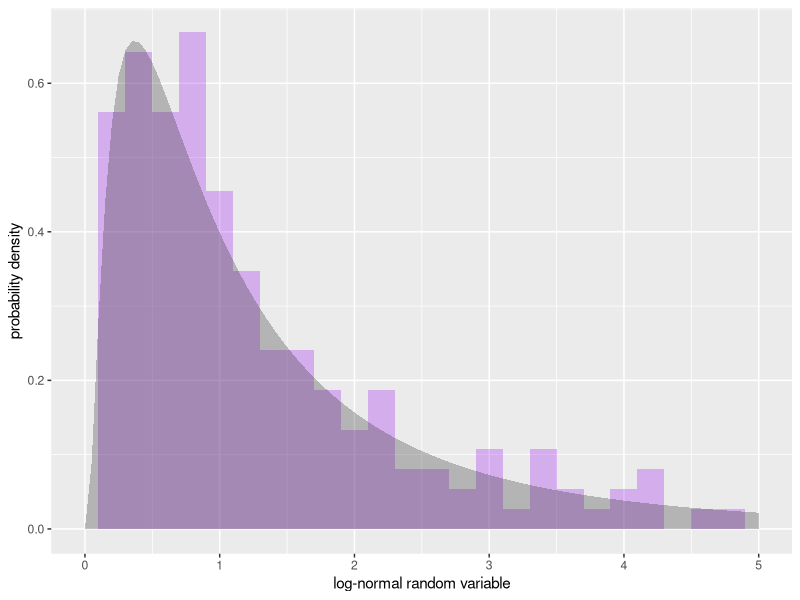
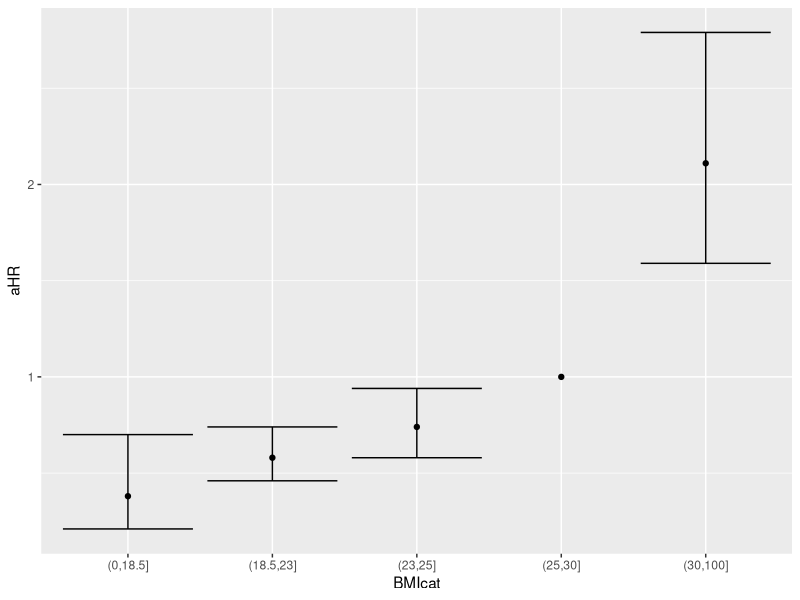

Generate these figures, in order, with R: (Note: this script raises an error after producing the figures.)
####################################################################################################
## EPID 7500
## Steve Bellan
## Fall 2017
## UGA
## Licensed for reuse with attribution as CC-BY NC
## (https://creativecommons.org/licenses/by-nc/4.0/legalcode)
####################################################################################################
require(tidyverse)

####################################################################################################
## Simulating logistic regression
####################################################################################################

##  Imagine we are considering an observational study of how body mass index (BMI) affects risk of
##  active tuberculosis (TB). How might we simulate BMI?  well what does the distribution of BMI
##  actually look like in a real population? Here's an example from a German study:

## https://openi.nlm.nih.gov/detailedresult.php?img=PMC3022146_404_2009_1349_Fig1_HTML&req=4

## Note that it looks normally distributed, but there is a clear lower bounds. Nobody can have a BMI
## lower than 0.  There are useful distributions to know for variables that are strictly
## positive. The lognormal is one of them.

samp <- rlnorm(200, meanlog=0, sdlog=1)
samp

xmin <- 0
xmax <- 5
p1 <- ggplot(data = tibble(x=samp), aes(x)) + geom_histogram(aes(y=..density..), alpha = .3, fill = 'purple', binwidth = .2) + 
    xlim(xmin,xmax) + xlab('log-normal random variable') + ylab('probability density')
p2 <- p1 + stat_function(fun = dlnorm, geom='area', xlim = c(xmin,xmax), alpha =.3) ## plots this function of x
p2

## 1) Change the meanlog & sdlog above so that you simulate data that look like the German
## curve.

## *Hint* (1) look at the mean at the top right of the figure! (2) Using the SD in the
## figure, even on a log scale, won't give you their data because it turns out the mean scales with
## the sd on the log scale. Try a value for sdlog < .5

mulog <- 
sdlog <- 


## Now that we have a working model of what some BMI data might look like, we can start to think about our study.

sampSize <- 200
dat <- tibble(id=1:sampSize, BMI=rlnorm(sampSize, mulog, sdlog), tb=NA)

head(dat)

## From Table 5 of this JAMA paper

## https://jamanetwork.com/journals/jamainternalmedicine/fullarticle/412684

## we have the following estimates of the hazard ratio for active TB by BMI class:
## BMI          adjusted hazard ratio
## >= 30        0.38
## 25-30        0.58
## 23-25        0.74
## 18.5-23      1 (reference)
## <18.5        2.11

## R has a way of cutting continuous variables into categorical variables
BMIbreaks <- c(0, 18.5,23,25,30, 100)
sampCat <- cut(samp, breaks = BMIbreaks)
sampCat
levels(sampCat)

tb_risk_by_BMI <- tibble(BMIcat = factor(levels(sampCat)),
                         aHR = c(.38, .58, .74, 1, 2.11), 
                         aHRlower = c(.21, .46, .58, NA, 1.59),
                         aHRupper = c(.7, .74, .94, NA, 2.79))
tb_risk_by_BMI 

ggplot(tb_risk_by_BMI, aes(BMIcat, aHR)) +
    geom_point() +
    geom_errorbar(aes(ymin=aHRlower, ymax=aHRupper))

## The incidence of TB amongst the reference class (18.5-23) is given as 291/100,000 person-years in Table 2 of
## the above paper.

## 2) simulate TB risk in the above data frame so that it reflects this level of risk and the above hazard ratios.
## *Hint* You'll have to
##      1. add hazard (risk per person year) to the tb_risk_by_BMI table above.
##      2. add a categorical BMI column to your study data
##      3. join the two tables

## 3) Now let's imagine this was an observational cohort, for which all individuals did not have
## active TB at baseline and were followed up after 1 year. Simulate tb outcome as a binary random variable.

## Note: The probability of an event occurring in a time interval T equals 1-exp(-rate*T), where rate
## is the rate of the event. Thhis is very similar to rate*T for very small rate*T but can be far
## off for larger values.

## 4) Cross-tabulate active cases by BMIcat using xtabs. 



## 5) Take the above code and turn it into a function where printing the crosstabulation is an option.

## 6) Try your simulation for a sample size of 50,000 (about the size of the Hong Kong study in the
## JAMA paper)

## 7) Let's look at whether BMI is a significant predictor of tb risk using a logistic regression
## with BMI as a *continuous* variable.
mod1 <- glm(tb ~ BMI, family=binomial('logit'), data = sim1)
summary(mod1)

## A logistic model models the log(odds) of a binary outcome as a function of the explanatory
## variables. The odds is p/(1-p), where p is the probability of an outcome:

## log(p/1-p) = log_odds_intercept + log_odds_ratio_per_unit_BMI * BMI where odds_intercept
## basically means the odds for if BMI was zero (which is important for fitting the model but is not
## really meaningful epidemiologically)

oddsfxn <- function(x) x/(1-x)
logisticfxn <- function(x) log(oddsfxn(x))
logisticfxn(.5)

## Let's plot the odds vs probability in base R
curve(oddsfxn, from=0, to = .03, xlab='probability of outcome', ylab='odds of outcome', lwd=3)


## 8) Note that probability and odds are very close when probability is small by zooming in (set to=.03 and add asp=1)

## Plot the log odds
curve(logisticfxn, from=0, to = 1, xlab='probability of outcome', ylab='log odds of outcome', lwd=3)


## By transforming from a probability to a log(odds), we now have an outcome variable that ranges
## from -Inf to Inf, instead of 0 to 1, which means we can model this outcome variable as a linear
## function of explanatory variables without worrying about it going in unreasonable areas (we can't
## fit a line to probabilities because the line may go negative or over 1).

## What R is returning in summary(mod1) is the log_odds_ratio_per_unit_BMI
summary(mod1)
coef(summary(mod1))
logOR_intercept <- coef(summary(mod1))['(Intercept)','Estimate']
logOR_BMI <- coef(summary(mod1))['BMI','Estimate']
logOR_BMI_CI <- confint(mod1)['BMI',]

## To get the odds_ratio_per_unit_BMI, we have to exponentiate it
OR_BMI <- exp(logOR_BMI)
OR_BMI_CI <- exp(logOR_BMI_CI)
c(OR_BMI, OR_BMI_CI)

## With the above parameters we can figure out the model's predicted probability of someone with a
## given BMI having acquired active TB over the year in our study
BMIseq <- 0:60
logOddsBMI <- 
modelFit <- tibble(BMI = BMIseq) %>%
    mutate(logOddsBMI = logOR_intercept + logOR_BMI * BMIseq,
           oddsBMI = exp(logOddsBMI),
           probBMI = oddsBMI/(1+oddsBMI)) ## o = p/(1-p); o - op = p; o = p + op; o =(1+o)p; p = o/(1+o) 
modelFit

s1 <- ggplot(modelFit, aes(x=BMI, y=probBMI)) +
  geom_line(col='red')

s1 + geom_point(aes(x=BMI, y = as.numeric(tb)), data = sim1, shape = 21, size = 2, position=position_jitter(width=0, height = .05), alpha = .3)

## 9) Within your simulated data, find the mean values of the probability of acquiring TB over the year for the center point of
## each BMI category and then calculate the hazard ratios with respect to the reference level

## 10) Change your study simulation function so it returns a tibble with columns for the OR_BMI
## estimate, confidence intervals, and p value
